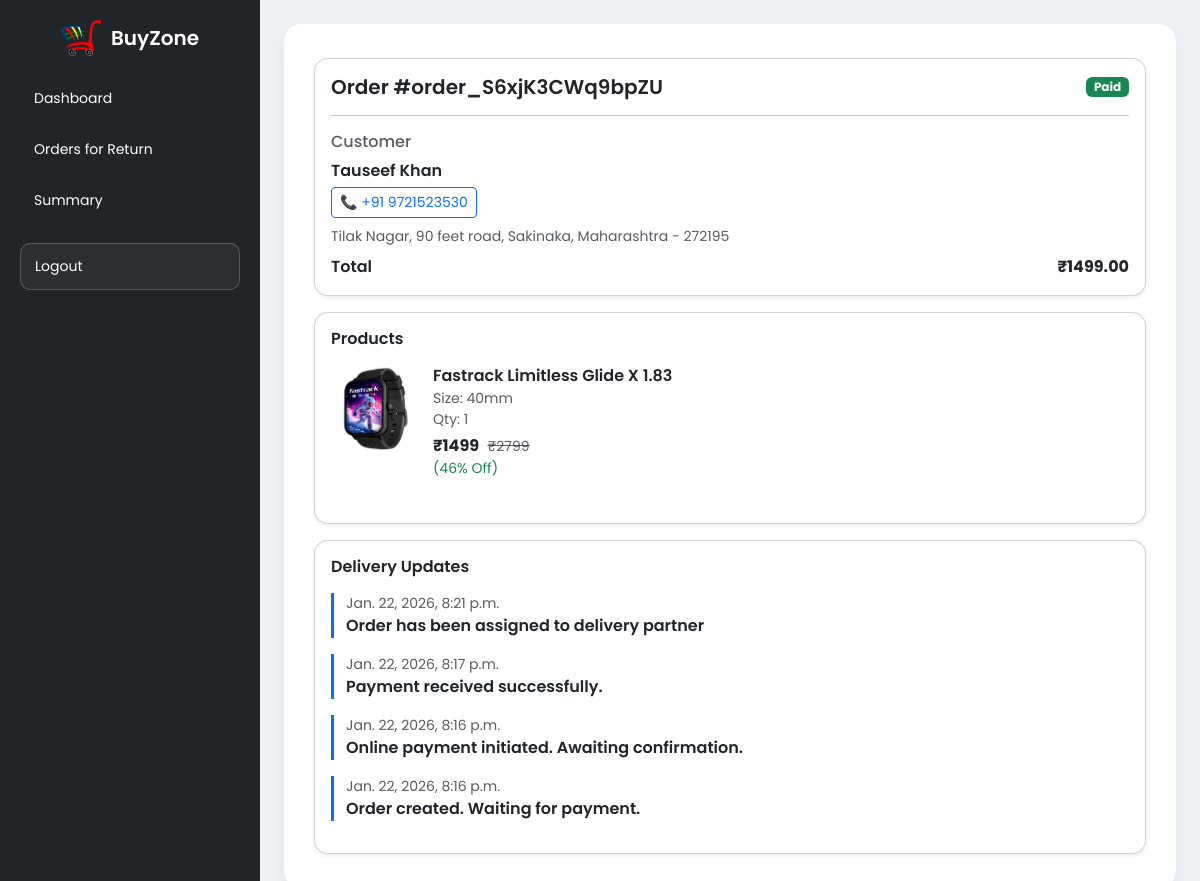
The app's page /delivery/orderDetails/order_S6xjK3CWq9bpZU (signed in), older data.
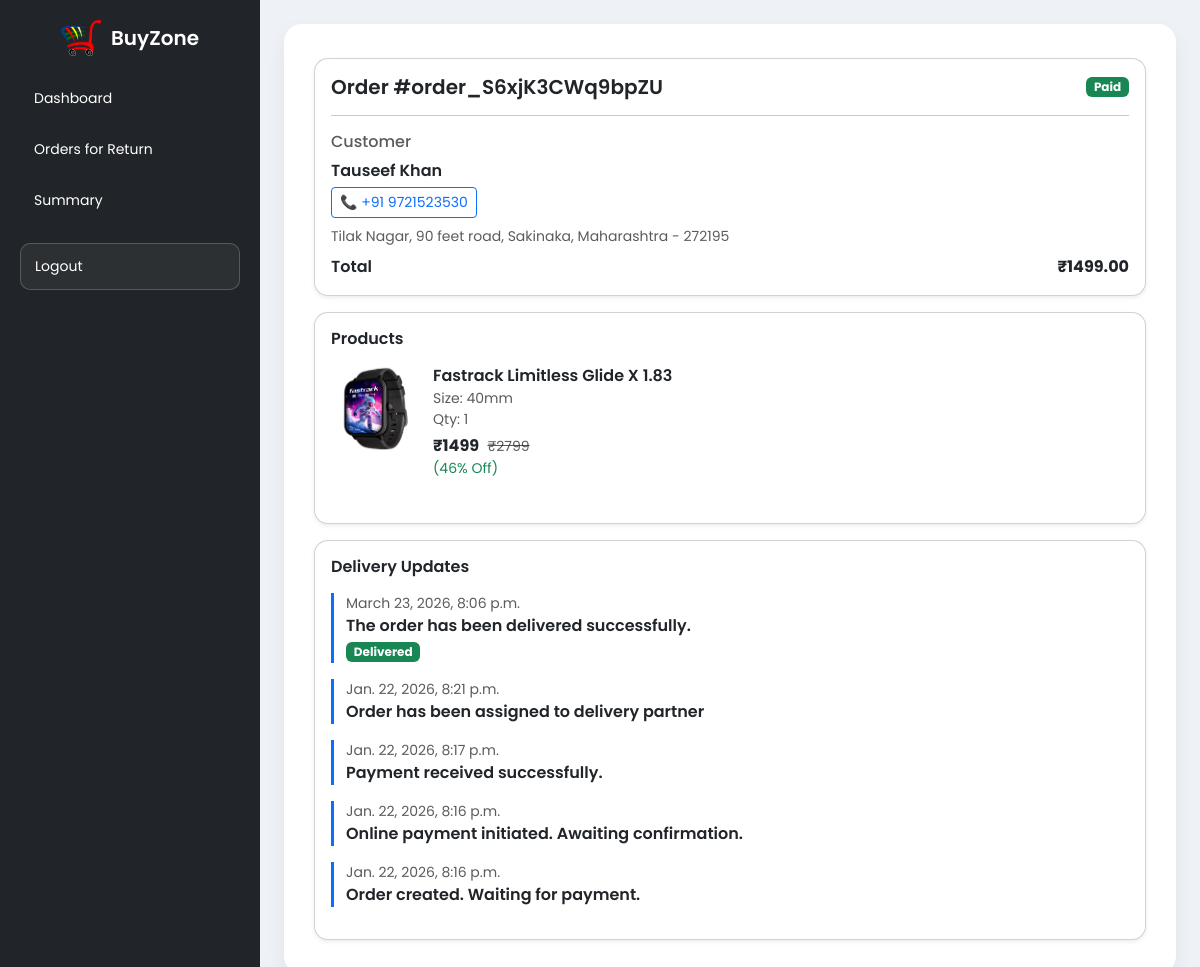
The same page, newer data.
### buyzoneapp/models.py (models this page shows, shortened)
class Product(models.Model):
    product_name = models.CharField(max_length=50)
    category = models.CharField(max_length=50, default="")
    subcategory = models.CharField(max_length=50, default="")
    price = models.IntegerField(default=0)
    OldPrice = models.IntegerField(default=0)
    Discount = models.IntegerField(default=0)
    desc = models.CharField(max_length=300)
    ShippingFee = models.IntegerField(default=0)
    Rating = models.IntegerField(default=0, validators=[MaxValueValidator(5)])
    image = models.ImageField(upload_to='shop/images/')

class OrderUpdate(models.Model):
    order = models.ForeignKey(
        Orders,
        related_name="updates",
        on_delete=models.CASCADE
    )
    update_desc = models.TextField()
    delivered = models.BooleanField(default=False)
    update_date = models.DateTimeField(auto_now_add=True)
    class Meta:
        verbose_name = "Order Update"
        verbose_name_plural = "Order Updates"

### delivery/views.py (the view)
# urls.py: path("orderDetails/<str:order_id>", views.orderDetails, name="orderDetails"),
@login_required
@delivery_required
def orderDetails(request, order_id):
    order = get_object_or_404(Orders, oid=order_id)
    updates = OrderUpdate.objects.filter(order=order).order_by('-update_date')
    items = json.loads(order.items_json)
    productIds = [int(str(pid).replace("pr","")) for pid in items.keys()]
    products = Product.objects.filter(id__in=productIds)
    images = {p.id: p.image.url for p in products if p.image}
    context = {
        "order": order,
        "updates": updates,
        "items": items,
        "images":images,
    }
    return render(request, "delivery/orderDetails.html", context)

### delivery/views.py (called while the page is built)
def delivery_required(view_func):
    return user_passes_test(
        lambda user: user.is_authenticated and user.groups.filter(name='DeliveryBoy').exists()
    )(view_func)

### templates/delivery/orderDetails.html (shortened to what this page needs)
{% extends "delivery/base.html" %}
{% load static %}
{% block main %}
<div class="container py-3">
  <div class="card shadow-sm mb-3">
    <div class="card-body">
      <div class="d-flex justify-content-between align-items-center mb-3">
        <h5 class="mb-0 fw-semibold">Order #{{ order.oid }}</h5>
        <span class="badge
          {% if order.paymentstatus == 'Paid' %} bg-success
          {% elif order.paymentstatus == 'Cancelled' %} bg-danger
          {% else %} bg-warning text-dark
          {% endif %}">
          {{ order.paymentstatus }}
        </span>
      </div>
      <hr>
      <h6 class="text-muted mb-2">Customer</h6>
      <p class="fw-semibold mb-1">{{ order.name }}</p>
      <a href="tel:+91{{ order.phone }}" class="btn btn-sm btn-outline-primary mb-2">
        📞 +91 {{ order.phone }}
      </a>
      <p class="text-muted small mb-2">
        {{ order.address1 }}, {{ order.address2 }},
        {{ order.city }}, {{ order.state }} - {{ order.zip_code }}
      </p>
      <div class="d-flex justify-content-between mt-2">
        <span class="fw-semibold">Total</span>
        <span class="fw-bold">₹{{ order.amount }}</span>
      </div>
    </div>
  </div>
  <div class="card shadow-sm mb-3">
    <div class="card-body">
      <h6 class="fw-semibold mb-3">Products</h6>
      {% for pid, value in items.items %}
      <div class="product-card mb-3">
        <div class="product-img">
          {% if images %}
            {% for imgLink in images.values %}
              <img src="{{ imgLink }}" alt="Product">
            {% endfor %}
          {% else %}
            <div class="no-img">No Image</div>
          {% endif %}
        </div>
        <div class="product-info">
          <div class="fw-semibold">{{ value.1 }}</div>
          <div class="small text-muted">Size: {{ value.5 }}</div>
          <div class="small text-muted">Qty: {{ value.0 }}</div>
          <div class="mt-1">
            <span class="fw-bold">₹{{ value.2 }}</span>
            <span class="text-muted text-decoration-line-through small ms-1">
              {{ value.3 }}
            </span>
          </div>
          <div class="text-success small">{{ value.4 }}</div>
        </div>
      </div>
      {% empty %}
        <p class="text-muted">No products found.</p>
      {% endfor %}
    </div>
  </div>
  <div class="card shadow-sm">
    <div class="card-body">
      <h6 class="fw-semibold mb-3">Delivery Updates</h6>
      {% for u in updates %}
      <div class="update-item mb-3">
        <div class="small text-muted">{{ u.update_date }}</div>
        <div class="fw-semibold">{{ u.update_desc }}</div>
        {% if u.delivered %}
          <span class="badge bg-success mt-1">Delivered</span>
        {% endif %}
      </div>
      {% empty %}
        <p class="text-muted">No updates yet.</p>
      {% endfor %}
    </div>
  </div>
</div>
{% endblock %}

Row changes from the older to the newer data that the page shows:
added OrderUpdate: update_date "March 23, 2026, 8:06 p.m.", update_desc "The order has been delivered successfully.", delivered "Delivered"
